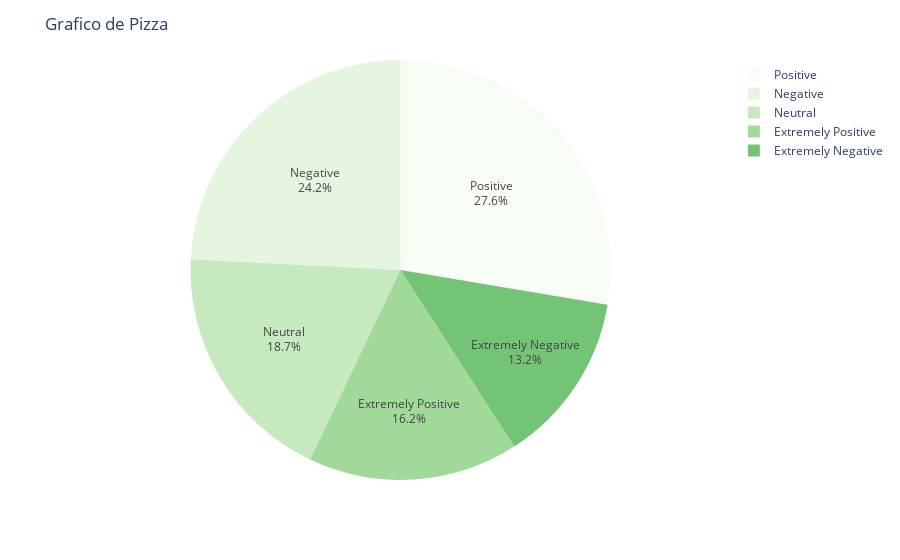

Notebook cell for this chart:
### Markdown cell above
# Sentimentos

### Code cell
sentiment = df["Sentiment"].value_counts()
fig = px.pie(values=sentiment.values, 
             names=sentiment.index,
             color_discrete_sequence=px.colors.sequential.Greens)
fig.update_traces(textposition='inside',
                  textfont_size=11,
                  textinfo='percent+label')

fig.update_layout(title_text="Grafico de Pizza",
                  uniformtext_minsize=12, 
                  uniformtext_mode='hide')

fig.show()

### Figure 1 — Plotly figure (JSON) as saved in the notebook; plotly's stock layout.template omitted (floating-point values rounded to 4 significant figures)
{"data": [{"domain": {"x": [0, 1], "y": [0, 1]}, "hovertemplate": "label=%{label}<br>value=%{value}<extra></extra>", "labels": ["Positive", "Negative", "Neutral", "Extremely Positive", "Extremely Negative"], "legendgroup": "", "name": "", "showlegend": true, "textfont": {"size": 11}, "textinfo": "percent+label", "textposition": "inside", "type": "pie", "values": [6874, 6017, 4656, 4029, 3295]}], "layout": {"legend": {"tracegroupgap": 0}, "margin": {"t": 60}, "piecolorway": ["rgb(247,252,245)", "rgb(229,245,224)", "rgb(199,233,192)", "rgb(161,217,155)", "rgb(116,196,118)", "rgb(65,171,93)", "rgb(35,139,69)", "rgb(0,109,44)", "rgb(0,68,27)"], "title": {"text": "Grafico de Pizza"}, "uniformtext": {"minsize": 12, "mode": "hide"}}}
